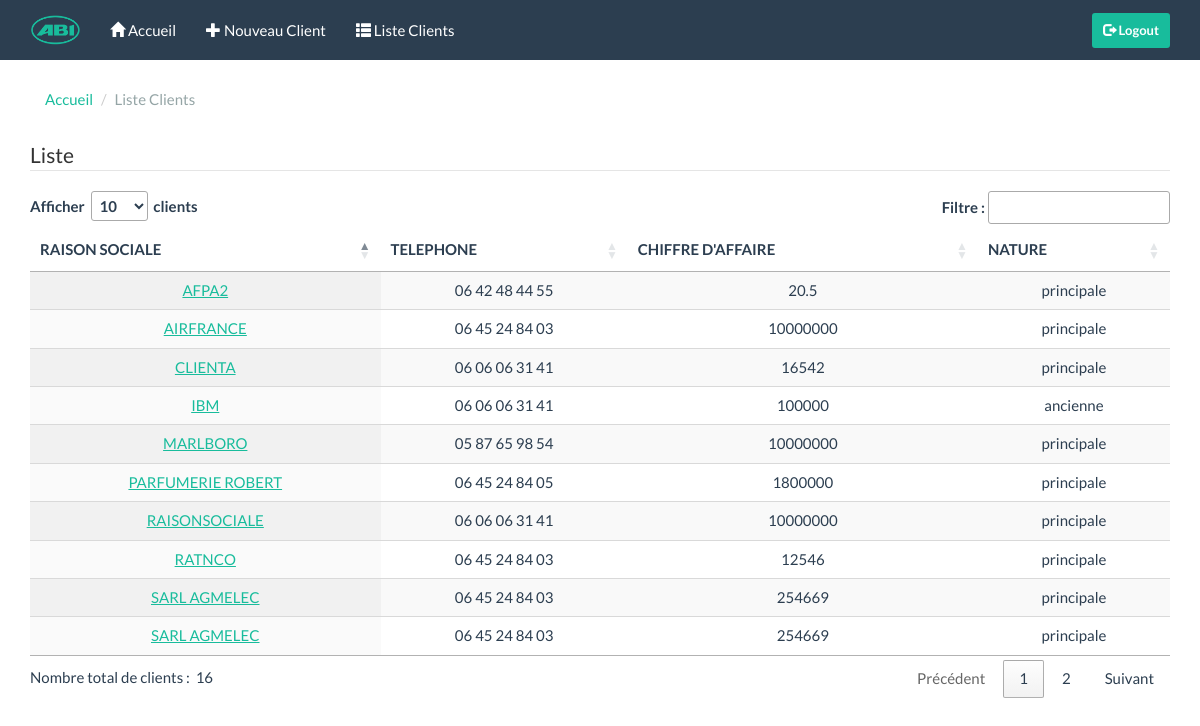
The page /listClient.php (signed in) on the database its author committed.
### tables this page shows
CREATE TABLE `client` (
  `ID_CLIENT` int(11) NOT NULL,
  `CA` float DEFAULT NULL,
  `EFFECTIF` int(11) DEFAULT NULL,
  `RAISON_SOCIALE` varchar(32) NOT NULL,
  `CODE_POSTAL` char(5) NOT NULL,
  `TELEPHONE` varchar(30) NOT NULL,
  `NOM_NATURE` varchar(25) DEFAULT NULL,
  `TYPE_SOCIETE` varchar(25) NOT NULL,
  `ADRESSE_DU_CLIENT` varchar(255) DEFAULT NULL,
  `VILLE` varchar(255) DEFAULT NULL,
  `COMMENTAIRE` varchar(255) DEFAULT NULL
);

### accessControl.php (called while the page is built)
<?php
function accessControl($group){
  if(isset($_SESSION['email'])){
    if(isset($_SESSION['group'])){
      if($_SESSION['group'] == $group){
        return true;
      }
      else {
        header("location: index.php?erreur=Vous n'avez pas l'autorisation");
        exit();
      }
    }
    else {
      header("location: index.php?erreur=Vous n'avez pas l'autorisation");
      exit();
    }
  }
  else {
    header("location: index.php?erreur=Déconnecté!");
    exit();
  }
}
 ?>

### dao/cnsDao.php (called while the page is built, shortened)
<?php
class cnsDao{
  private static function connect(){
        $host = "172.16.0.56";
        $bdd = "db-cns";
        $user = "cns";
        $password = "cns";
        try {
          $mysqlPDO = new PDO("mysql:host=$host;dbname=$bdd;charset=utf8",
                              $user, $password,
                              array(PDO::ERRMODE_EXCEPTION => PDO::ERRMODE_EXCEPTION));
        }
        catch (Exception $e) {
          die('<h1>Erreur de connexion: </h1>' . $e->getMessage());
        }
        return $mysqlPDO;
}
  public static function getClientsList(){
        $mysqlPDO = cnsDao::connect();
        $sql='select ID_CLIENT, RAISON_SOCIALE, TELEPHONE, CA,NOM_NATURE  from client order by RAISON_SOCIALE';
      try {
            $rs=$mysqlPDO->prepare($sql);
            $rs->execute();
            $clients=$rs->fetchAll();
      }
      catch (Exception $e) {
            die('<h1>Erreur de lecture en base de données : </h1>'.$e->getMessage());
      }
        return $clients;
}
}
?>

### view/modules/clientListTemplateView.php (the view)
<?php
function clientTable($clients){
 ?>
          <table id="listClientTable" class="display nowrap" >
       <thead>
            <tr>
                <th class="text-center">RAISON SOCIALE</th>
                <th class="text-center">TELEPHONE</th>
                <th class="text-center">CHIFFRE D'AFFAIRE</th>
                <th class="text-center">NATURE</th>
            </tr>
        </thead>
        <tbody>
            <?php
            foreach($clients as $row){
            ?>
            <tr>
                <td class="text-center"><a href="profilClient.php?idClient=<?php echo $row['ID_CLIENT']; ?>"><?php echo $row['RAISON_SOCIALE']?></a></td>
                <td class="text-center"><?php echo $row['TELEPHONE']?></td>
                <td class="text-center"><?php echo $row['CA']?></td>
                <td class="text-center"><?php echo $row['NOM_NATURE']?></td>
            </tr>
            <?php } ?>
        </tbody>
    </table>
<?php } ?>

### listClient.php (shortened to what this page needs)
<?php
require("view/listClient.view.php");
require("dao/cnsDao.php");
require("accessControl.php");
if(accessControl(1)){
$clients = cnsDao::getClientsList();
displayPageListClient($clients);
}
 ?>

### view/modules/headView.php (shortened to what this page needs)
<?php
function displayHead($title){ ?>
  <!doctype html>
  <html>
      <head>
          <html lang="fr">
          <link rel="stylesheet" href="css/main.css">
          <link rel="stylesheet" href="https://maxcdn.bootstrapcdn.com/bootstrap/3.3.7/css/bootstrap.min.css">
          <link rel="stylesheet" href="css/custom.css">
          <link rel="stylesheet" href="https://cdn.datatables.net/1.10.15/css/jquery.dataTables.min.css">
          <link rel="stylesheet" href="https://cdn.datatables.net/responsive/2.1.1/css/responsive.dataTables.min.css">
          <link rel="stylesheet" href="css/jquery-ui.min.css">
          <link rel="stylesheet" href="css/jquerymodal.css">
<?php } ?>

### view/listClient.view.php (shortened to what this page needs)
<?php
require("view/modules/footerView.php");
require("view/modules/headView.php");
require("view/modules/navView.php");
require("view/modules/clientListView.php");
function displayPageListClient($client){
  displayHead("Liste Clients"); ?>
  </head>
  <?php displayNav(true); ?>
  <body>
    <div class="container">
      <ul class="breadcrumb">
        <li><a href="index.php">Accueil</a></li>
        <li class="active">Liste Clients</a></li>
      </ul>
      <?php displayClientList($client); ?>
    </div>
  </body>
<?php displayFooter();  }?>

### view/modules/navView.php (shortened to what this page needs)
<?php
function displayNav($display){
    $bool=false;
    $group=0;
    if(isset($_SESSION["email"])){
        $bool = true;
    }
    if(isset($_SESSION["group"])){
    $group = $_SESSION["group"];
    }
?>
    <nav class="navbar navbar-default navbar-fixed-top">
        <div class="container">
            <div class="navbar-header">
                <a class="navbar-brand" href="index.php"><img src="img/ABI5.png" alt="logo ABI" class="img-responsive imgNav"></a>
            </div>
        <div id="myNav" class="collapse navbar-collapse">
        <ul class="nav navbar-nav">
            <li><a href="index.php"><i class="glyphicon glyphicon-home"></i> Accueil</a></li>
            <?php if($group==1) {?>
            <li><a href="newClient.php"><i class="glyphicon glyphicon-plus"></i> Nouveau Client</a></li>
            <li><a href="listClient.php"><i class="glyphicon glyphicon-th-list"></i> Liste Clients</a></li>
            <?php } ?>
        </ul>
        <?php if($display){
        if(!$bool){ ?>
            <form class="navbar-form navbar-right loginBtn" role="form" action="login.php" method="post">
                <button type="submit" class="btn btn-success btn-sm"><i class="glyphicon glyphicon-log-in"></i><strong> Login</strong></button>
            </form>
        <?php }
        else { ?>
            <form class="navbar-form navbar-right loginBtn" role="form" action="logout.php" method="post">
                <button type="submit" class="btn btn-success btn-sm"><i class="glyphicon glyphicon-log-out"> </i><strong> Logout</strong></button>
            </form>
        <?php } } ?>
          </div>
      </div>
  </nav>
<?php } ?>

### view/modules/clientListView.php
<?php
require("clientListTemplateView.php");
function displayClientList($clients){
?>
    <fieldset>
      <legend>Liste</legend>
            <?php clientTable($clients);?>
    </fieldset>
<?php } ?>

### view/modules/footerView.php
<?php
function displayFooter(){
?>
  </html>
<?php } ?>

### css/main.css (style rules this page uses)
body { padding-top: 60px; }
.breadcrumb { background-color: transparent !important; }
.loginBtn { padding-top: 5px!important; }
.imgNav { width: 50px; }
.navbar-brand { padding-top: 15px !important; }

### rows shown on the page
client: RAISON_SOCIALE "AFPA2", TELEPHONE "06 42 48 44 55", CA "20.5", NOM_NATURE "principale"
client: RAISON_SOCIALE "AIRFRANCE", TELEPHONE "06 45 24 84 03", CA "10000000", NOM_NATURE "principale"
client: RAISON_SOCIALE "CLIENTA", TELEPHONE "06 06 06 31 41", CA "16542", NOM_NATURE "principale"
client: RAISON_SOCIALE "IBM", TELEPHONE "06 06 06 31 41", CA "100000", NOM_NATURE "ancienne"
client: RAISON_SOCIALE "MARLBORO", TELEPHONE "05 87 65 98 54", CA "10000000", NOM_NATURE "principale"
client: RAISON_SOCIALE "PARFUMERIE ROBERT", TELEPHONE "06 45 24 84 05", CA "1800000", NOM_NATURE "principale"
client: RAISON_SOCIALE "RAISONSOCIALE", TELEPHONE "06 06 06 31 41", CA "10000000", NOM_NATURE "principale"
client: RAISON_SOCIALE "RATNCO", TELEPHONE "06 45 24 84 03", CA "12546", NOM_NATURE "principale"
client: RAISON_SOCIALE "SARL AGMELEC", TELEPHONE "06 45 24 84 03", CA "254669", NOM_NATURE "principale"
client: RAISON_SOCIALE "SARL AGMELEC", TELEPHONE "06 45 24 84 03", CA "254669", NOM_NATURE "principale"
